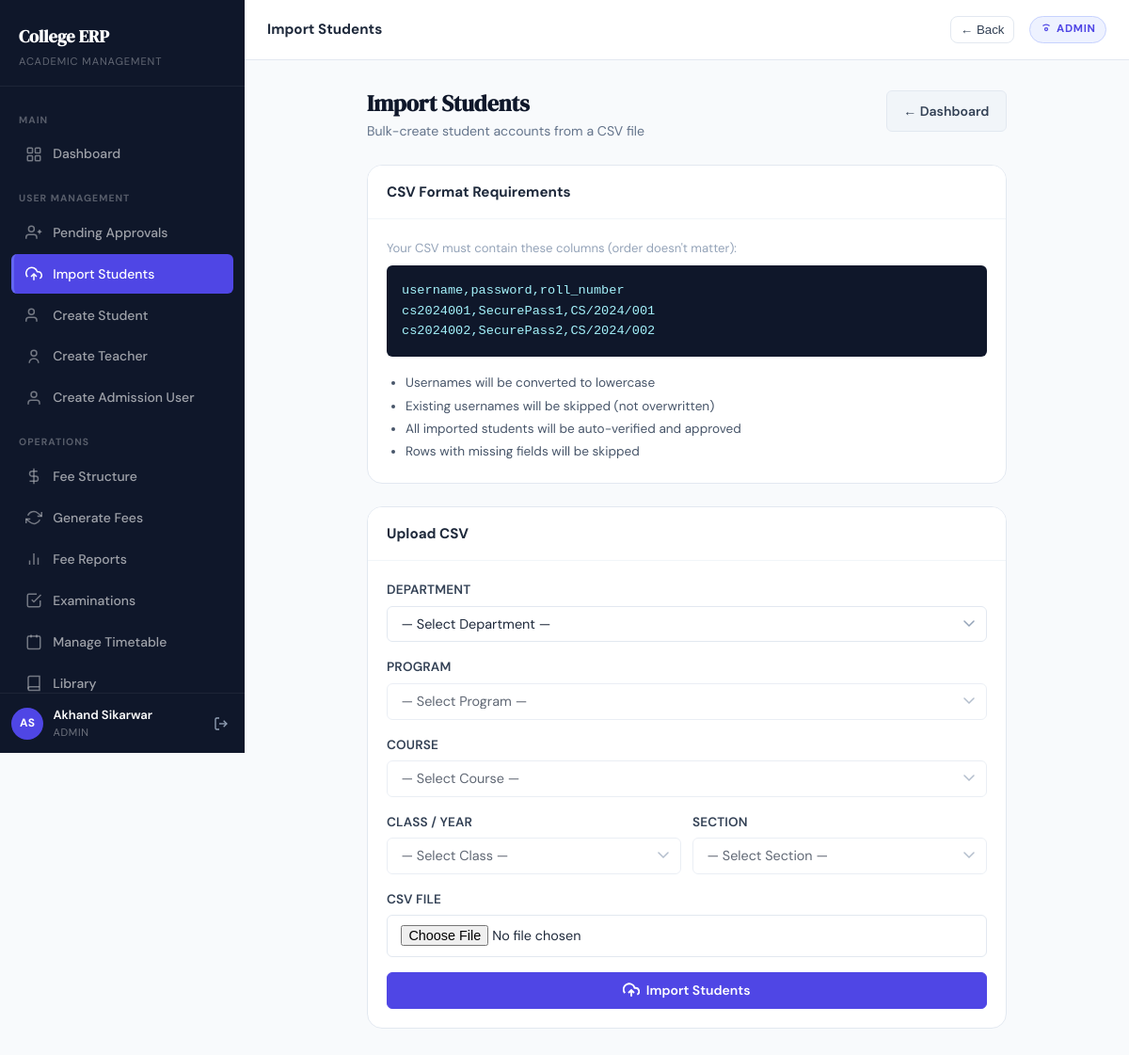
The page /accounts/import-students/ (signed in) on the database as committed earlier.
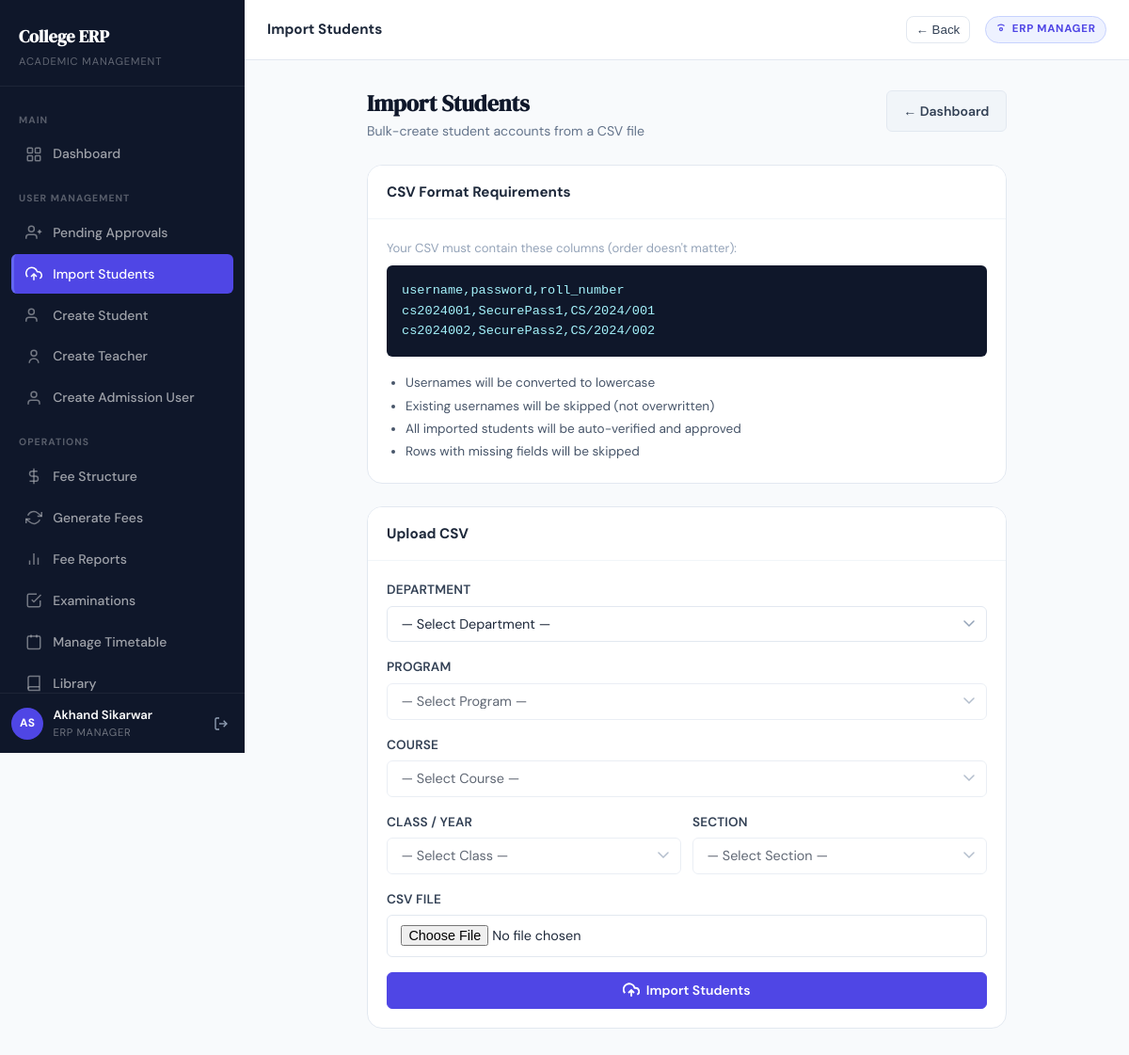
The same page on the database as committed later.
### apps/accounts/models.py (models this page shows, shortened)
class CustomUser(AbstractUser):
    first_name    = models.CharField(max_length=100)
    last_name     = models.CharField(max_length=100)
    email         = models.EmailField(unique=True)
    mobile_number = models.CharField(max_length=10, unique=True, null=True, blank=True)
    role          = models.CharField(max_length=20, choices=Role.choices)
    is_verified   = models.BooleanField(default=False)
    is_approved   = models.BooleanField(default=False)
    class Meta:
        indexes = [
            models.Index(fields=["role"]),
            models.Index(fields=["is_approved"]),
        ]
    @property
    def full_name(self):
        return f"{self.first_name} {self.last_name}".strip() or self.username
    @property
    def is_erp_manager(self):
        return self.role == Role.ERP_MANAGER or self.is_superuser

### apps/accounts/views.py (the view, shortened to what this page needs)
# urls.py: path("import-students/", import_students_csv, name="import_students"),
@login_required
def import_students_csv(request):
    if not (request.user.is_erp_manager or request.user.is_admission_team):
        messages.error(request, "Access denied.")
        return redirect("dashboard")
    departments = Department.objects.prefetch_related(
        "programs__courses__classes__sections"
    )
    return render(request, "accounts/import_students.html", {"departments": departments})

### templates/accounts/import_students.html (shortened to what this page needs)
{% extends "base.html" %}
{% block topbar_title %}Import Students{% endblock %}
{% block content %}
<div style="max-width:680px;margin:0 auto">
  <div class="page-header fade-in-up">
    <div>
      <div class="page-header-title">Import Students</div>
      <div class="page-header-subtitle">Bulk-create student accounts from a CSV file</div>
    </div>
    <a href="{% url 'dashboard' %}" class="btn btn-secondary">← Dashboard</a>
  </div>
  <div class="card fade-in-up mb-3">
    <div class="card-header">
      <div class="card-title">CSV Format Requirements</div>
    </div>
    <div class="card-body">
      <p class="text-sm text-muted mb-2">Your CSV must contain these columns (order doesn't matter):</p>
      <div style="background:var(--gray-900);color:#a5f3fc;padding:1rem;border-radius:var(--radius-sm);
                  font-family:monospace;font-size:.85rem;margin-bottom:1rem">
        username,password,roll_number<br>
        cs2024001,SecurePass1,CS/2024/001<br>
        cs2024002,SecurePass2,CS/2024/002
      </div>
      <ul style="color:var(--gray-600);font-size:.85rem;padding-left:1.25rem;line-height:1.8">
        <li>Usernames will be converted to lowercase</li>
        <li>Existing usernames will be skipped (not overwritten)</li>
        <li>All imported students will be auto-verified and approved</li>
        <li>Rows with missing fields will be skipped</li>
      </ul>
    </div>
  </div>
  <div class="card fade-in-up">
    <div class="card-header">
      <div class="card-title">Upload CSV</div>
    </div>
    <div class="card-body">
      <form method="post" enctype="multipart/form-data" action="{% url 'import_students' %}">
        <div class="form-group">
          <label class="form-label" for="id_department">Department</label>
          <select class="form-control form-select" id="id_department" required>
            <option value="">— Select Department —</option>
          </select>
        </div>
        <div class="form-group">
          <label class="form-label" for="id_program">Program</label>
          <select class="form-control form-select" id="id_program" disabled>
            <option value="">— Select Program —</option>
          </select>
        </div>
        <div class="form-group">
          <label class="form-label" for="id_course">Course</label>
          <select class="form-control form-select" id="id_course" disabled>
            <option value="">— Select Course —</option>
          </select>
        </div>
        <div style="display:grid;grid-template-columns:1fr 1fr;gap:.75rem">
          <div class="form-group">
            <label class="form-label" for="id_class">Class / Year</label>
            <select class="form-control form-select" id="id_class" disabled>
              <option value="">— Select Class —</option>
            </select>
          </div>
          <div class="form-group">
            <label class="form-label" for="id_section">Section</label>
            <select class="form-control form-select" id="id_section" name="section" required disabled>
              <option value="">— Select Section —</option>
            </select>
          </div>
        </div>
        <div class="form-group">
          <label class="form-label" for="csv_file">CSV File</label>
          <input class="form-control" type="file" id="csv_file" name="csv_file"
                 accept=".csv" required>
        </div>
        <button type="submit" class="btn btn-primary btn-lg btn-full">
          <svg width="18" height="18" viewBox="0 0 24 24" fill="none" stroke="currentColor" stroke-width="2.5">
            <polyline points="16 16 12 12 8 16"/><line x1="12" y1="12" x2="12" y2="21"/>
            <path d="M20.39 18.39A5 5 0 0 0 18 9h-1.26A8 8 0 1 0 3 16.3"/>
          </svg>
          Import Students
        </button>
      </form>
    </div>
  </div>
</div>
{% endblock %}

### templates/base.html (shortened to what the changed rows need)
{% load static %}
<!DOCTYPE html>
<html lang="en">
<head>
  <link rel="stylesheet" href="{% static 'css/style.css' %}">
</head>
<body>
{% if request.user.is_authenticated %}
<div class="app-shell">
  <aside class="sidebar" id="sidebar">
    <div class="sidebar-logo">
      <a href="{% url 'dashboard' %}" class="sidebar-logo-text">College ERP</a>
      <div class="sidebar-logo-sub">Academic Management</div>
    </div>
    <nav class="sidebar-nav">
      <div class="sidebar-section-label">Main</div>
      <a href="{% url 'dashboard' %}"
         class="sidebar-link {% if request.resolver_match.url_name == 'dashboard' %}active{% endif %}">
        <svg viewBox="0 0 24 24" fill="none" stroke="currentColor" stroke-width="2">
          <rect x="3" y="3" width="7" height="7" rx="1"/><rect x="14" y="3" width="7" height="7" rx="1"/>
          <rect x="14" y="14" width="7" height="7" rx="1"/><rect x="3" y="14" width="7" height="7" rx="1"/>
        </svg>
        Dashboard
      </a>
      {% if request.user.role == "ERP_MANAGER" or request.user.is_superuser %}
      <div class="sidebar-section-label">User Management</div>
      <a href="{% url 'pending_approvals' %}"
         class="sidebar-link {% if request.resolver_match.url_name == 'pending_approvals' %}active{% endif %}">
        <svg viewBox="0 0 24 24" fill="none" stroke="currentColor" stroke-width="2"><path d="M16 21v-2a4 4 0 0 0-4-4H5a4 4 0 0 0-4 4v2"/><circle cx="8.5" cy="7" r="4"/><line x1="20" y1="8" x2="20" y2="14"/><line x1="23" y1="11" x2="17" y2="11"/></svg>
        Pending Approvals
      </a>
      <a href="{% url 'import_students' %}"
         class="sidebar-link {% if request.resolver_match.url_name == 'import_students' %}active{% endif %}">
        <svg viewBox="0 0 24 24" fill="none" stroke="currentColor" stroke-width="2"><polyline points="16 16 12 12 8 16"/><line x1="12" y1="12" x2="12" y2="21"/><path d="M20.39 18.39A5 5 0 0 0 18 9h-1.26A8 8 0 1 0 3 16.3"/></svg>
        Import Students
      </a>
      <a href="{% url 'create_student_account' %}"
         class="sidebar-link {% if request.resolver_match.url_name == 'create_student_account' %}active{% endif %}">
        <svg viewBox="0 0 24 24" fill="none" stroke="currentColor" stroke-width="2"><path d="M16 21v-2a4 4 0 0 0-4-4H5a4 4 0 0 0-4 4v2"/><circle cx="8.5" cy="7" r="4"/></svg>
        Create Student
      </a>
      <a href="{% url 'create_teacher_account' %}"
         class="sidebar-link {% if request.resolver_match.url_name == 'create_teacher_account' %}active{% endif %}">
        <svg viewBox="0 0 24 24" fill="none" stroke="currentColor" stroke-width="2"><circle cx="12" cy="7" r="4"/><path d="M5.5 21a6.5 6.5 0 0 1 13 0"/></svg>
        Create Teacher
      </a>
      <a href="{% url 'create_admission_user' %}"
         class="sidebar-link {% if request.resolver_match.url_name == 'create_admission_user' %}active{% endif %}">
        <svg viewBox="0 0 24 24" fill="none" stroke="currentColor" stroke-width="2"><path d="M20 21v-2a4 4 0 0 0-4-4H8a4 4 0 0 0-4 4v2"/><circle cx="12" cy="7" r="4"/></svg>
        Create Admission User
      </a>
      <div class="sidebar-section-label">Operations</div>
      <a href="{% url 'fee_structure_list' %}"
         class="sidebar-link {% if request.resolver_match.url_name == 'fee_structure_list' %}active{% endif %}">
        <svg viewBox="0 0 24 24" fill="none" stroke="currentColor" stroke-width="2"><line x1="12" y1="1" x2="12" y2="23"/><path d="M17 5H9.5a3.5 3.5 0 0 0 0 7h5a3.5 3.5 0 0 1 0 7H6"/></svg>
        Fee Structure
      </a>
      <a href="{% url 'generate_fees' %}"
         class="sidebar-link {% if request.resolver_match.url_name == 'generate_fees' %}active{% endif %}">
        <svg viewBox="0 0 24 24" fill="none" stroke="currentColor" stroke-width="2"><polyline points="23 4 23 10 17 10"/><polyline points="1 20 1 14 7 14"/><path d="M3.51 9a9 9 0 0 1 14.13-3.36L23 10"/><path d="M20.49 15a9 9 0 0 1-14.13 3.36L1 14"/></svg>
        Generate Fees
      </a>
      <a href="{% url 'fee_collection_report' %}"
         class="sidebar-link {% if request.resolver_match.url_name == 'fee_collection_report' %}active{% endif %}">
        <svg viewBox="0 0 24 24" fill="none" stroke="currentColor" stroke-width="2"><line x1="18" y1="20" x2="18" y2="10"/><line x1="12" y1="20" x2="12" y2="4"/><line x1="6" y1="20" x2="6" y2="14"/></svg>
        Fee Reports
      </a>
      <a href="{% url 'exam_list' %}"
         class="sidebar-link {% if request.resolver_match.url_name == 'exam_list' %}active{% endif %}">
        <svg viewBox="0 0 24 24" fill="none" stroke="currentColor" stroke-width="2"><path d="M9 11l3 3L22 4"/><path d="M21 12v7a2 2 0 0 1-2 2H5a2 2 0 0 1-2-2V5a2 2 0 0 1 2-2h11"/></svg>
        Examinations
      </a>
      <a href="{% url 'manage_timetable' %}"
         class="sidebar-link {% if request.resolver_match.url_name == 'manage_timetable' %}active{% endif %}">
        <svg viewBox="0 0 24 24" fill="none" stroke="currentColor" stroke-width="2"><rect x="3" y="4" width="18" height="18" rx="2"/><line x1="16" y1="2" x2="16" y2="6"/><line x1="8" y1="2" x2="8" y2="6"/></svg>
        Manage Timetable
      </a>
      <a href="{% url 'book_catalog' %}"
         class="sidebar-link {% if request.resolver_match.url_name == 'book_catalog' %}active{% endif %}">
        <svg viewBox="0 0 24 24" fill="none" stroke="currentColor" stroke-width="2"><path d="M4 19.5A2.5 2.5 0 0 1 6.5 17H20"/><path d="M6.5 2H20v20H6.5A2.5 2.5 0 0 1 4 19.5V4.5A2.5 2.5 0 0 1 6.5 2z"/></svg>
        Library
      </a>
      {% endif %}
    </nav>
    <div class="sidebar-footer">
      <div class="sidebar-user">
        <div class="sidebar-avatar">
          {{ request.user.first_name|first|upper }}{{ request.user.last_name|first|upper }}
        </div>
        <div class="sidebar-user-info">
          <div class="sidebar-user-name">{{ request.user.full_name }}</div>
          <div class="sidebar-user-role">{{ request.user.get_role_display }}</div>
        </div>
        <form method="post" action="{% url 'logout' %}" style="margin:0;">
          <button type="submit" class="sidebar-logout" title="Logout" style="border:none;background:transparent;cursor:pointer;">
            <svg width="16" height="16" viewBox="0 0 24 24" fill="none" stroke="currentColor" stroke-width="2">
              <path d="M9 21H5a2 2 0 0 1-2-2V5a2 2 0 0 1 2-2h4"/>
              <polyline points="16 17 21 12 16 7"/><line x1="21" y1="12" x2="9" y2="12"/>
            </svg>
          </button>
        </form>
      </div>
    </div>
  </aside>
  <div class="main-content">
    <header class="topbar">
      <span class="topbar-title">{% block topbar_title %}Dashboard{% endblock %}</span>
      <button
        type="button"
        onclick="if (window.history.length > 1) { window.history.back(); } else { window.location.href='{% url 'dashboard' %}'; }"
        style="margin-left:.75rem;border:1px solid var(--gray-200);background:#fff;border-radius:.5rem;padding:.35rem .6rem;cursor:pointer;color:var(--gray-700);font-weight:500;"
        aria-label="Go back"
        title="Go back"
      >
        ← Back
      </button>
      <span class="topbar-badge">
        <svg width="12" height="12" viewBox="0 0 24 24" fill="none" stroke="currentColor" stroke-width="2.5">
          <circle cx="12" cy="12" r="3"/>
          <path d="M19.07 4.93A10 10 0 0 0 12 2a10 10 0 0 0-7.07 2.93"/>
        </svg>
        {{ request.user.get_role_display }}
      </span>
    </header>
    <main class="page-content">
      {% block content %}{% endblock %}
    </main>
  </div>
</div>
{% else %}
<!-- ════════════════════════════════════════════════════════
     UNAUTHENTICATED LAYOUT (no sidebar)
═════════════════════════════════════════════════════════ -->
{% block outer_content %}{% endblock %}
{% endif %}
</body>
</html>

Rows that differ between the two databases and show on the page:
changed CustomUser "Akhand Sikarwar": user.role "ADMIN" → "ERP MANAGER"
